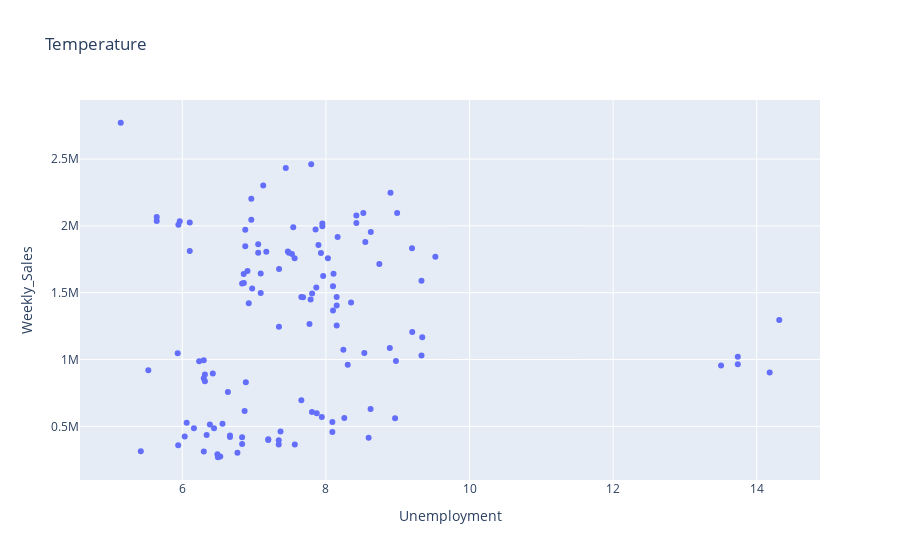

The cell this chart's notebook holds for it:
### Code cell
px.scatter(df, x="Unemployment",y="Weekly_Sales", title="Temperature")

### Figure 1 — Plotly figure (JSON) as saved in the notebook; plotly's stock layout.template omitted (floating-point values rounded to 4 significant figures; data arrays with more than 128 entries replaced by an {"elided": "..."} marker saying what was removed)
{"data": [{"hovertemplate": "Unemployment=%{x}<br>Weekly_Sales=%{y}<extra></extra>", "legendgroup": "", "marker": {"color": "#636efa", "symbol": "circle"}, "mode": "markers", "name": "", "orientation": "v", "showlegend": false, "type": "scatter", "x": {"elided": "136 float values"}, "xaxis": "x", "y": {"elided": "136 float values"}, "yaxis": "y"}], "layout": {"legend": {"tracegroupgap": 0}, "title": {"text": "Temperature"}, "xaxis": {"anchor": "y", "domain": [0, 1], "title": {"text": "Unemployment"}}, "yaxis": {"anchor": "x", "domain": [0, 1], "title": {"text": "Weekly_Sales"}}}}
